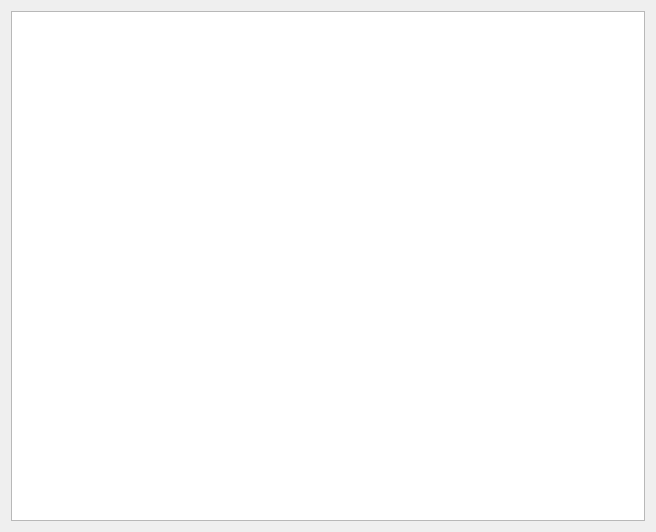
<?xml version="1.0" encoding="UTF-8"?>
<ui version="4.0">
 <class>slave_PictureWidget</class>
 <widget class="QDialog" name="slave_PictureWidget">
  <property name="geometry">
   <rect>
    <x>0</x>
    <y>0</y>
    <width>656</width>
    <height>532</height>
   </rect>
  </property>
  <property name="windowTitle">
   <string>Dialog</string>
  </property>
  <layout class="QGridLayout" name="gridLayout">
   <item row="0" column="0">
    <widget class="QListWidget" name="listWidget_file"/>
   </item>
  </layout>
 </widget>
 <resources/>
 <connections/>
</ui>
